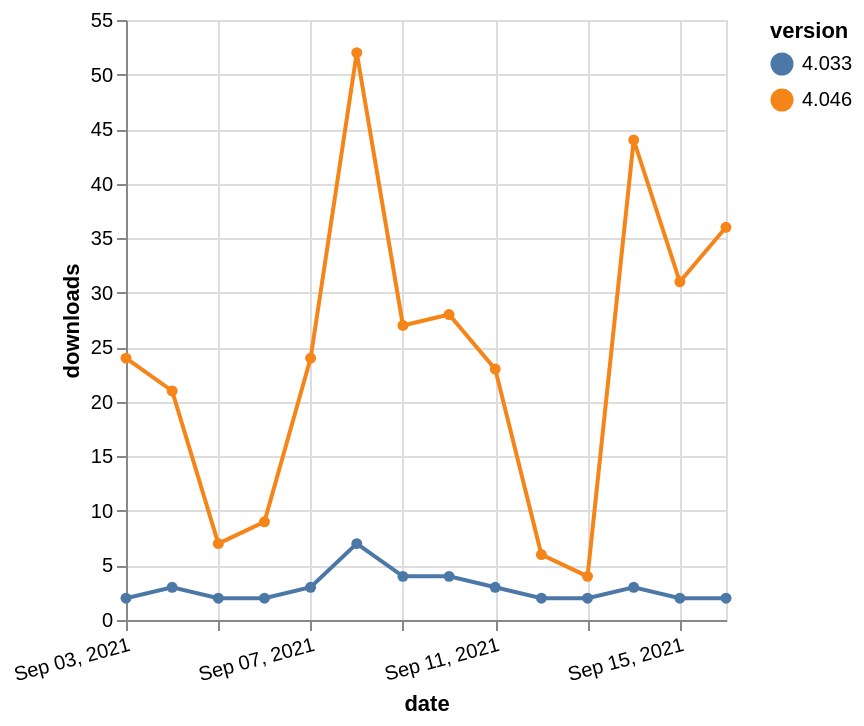

Describe this chart as a Vega-Lite specification.
### Vega-Lite specification from a JSON file in a GitHub repository (floating-point values rounded to 4 significant figures)
{"$schema": "https://vega.github.io/schema/vega-lite/v5.json", "description": "A simple bar chart with embedded data.", "data": {"values": [{"date": "2021-09-03", "total": 13182, "delta": 2, "version": "4.033"}, {"date": "2021-09-04", "total": 13185, "delta": 3, "version": "4.033"}, {"date": "2021-09-05", "total": 13187, "delta": 2, "version": "4.033"}, {"date": "2021-09-06", "total": 13189, "delta": 2, "version": "4.033"}, {"date": "2021-09-07", "total": 13192, "delta": 3, "version": "4.033"}, {"date": "2021-09-08", "total": 13199, "delta": 7, "version": "4.033"}, {"date": "2021-09-09", "total": 13203, "delta": 4, "version": "4.033"}, {"date": "2021-09-10", "total": 13207, "delta": 4, "version": "4.033"}, {"date": "2021-09-11", "total": 13210, "delta": 3, "version": "4.033"}, {"date": "2021-09-12", "total": 13212, "delta": 2, "version": "4.033"}, {"date": "2021-09-13", "total": 13214, "delta": 2, "version": "4.033"}, {"date": "2021-09-14", "total": 13217, "delta": 3, "version": "4.033"}, {"date": "2021-09-15", "total": 13219, "delta": 2, "version": "4.033"}, {"date": "2021-09-16", "total": 13221, "delta": 2, "version": "4.033"}, {"date": "2021-09-03", "total": 34240, "delta": 24, "version": "4.046"}, {"date": "2021-09-04", "total": 34261, "delta": 21, "version": "4.046"}, {"date": "2021-09-05", "total": 34268, "delta": 7, "version": "4.046"}, {"date": "2021-09-06", "total": 34277, "delta": 9, "version": "4.046"}, {"date": "2021-09-07", "total": 34301, "delta": 24, "version": "4.046"}, {"date": "2021-09-08", "total": 34353, "delta": 52, "version": "4.046"}, {"date": "2021-09-09", "total": 34380, "delta": 27, "version": "4.046"}, {"date": "2021-09-10", "total": 34408, "delta": 28, "version": "4.046"}, {"date": "2021-09-11", "total": 34431, "delta": 23, "version": "4.046"}, {"date": "2021-09-12", "total": 34437, "delta": 6, "version": "4.046"}, {"date": "2021-09-13", "total": 34441, "delta": 4, "version": "4.046"}, {"date": "2021-09-14", "total": 34485, "delta": 44, "version": "4.046"}, {"date": "2021-09-15", "total": 34516, "delta": 31, "version": "4.046"}, {"date": "2021-09-16", "total": 34552, "delta": 36, "version": "4.046"}]}, "width": "container", "mark": {"type": "line", "point": {"filled": true}}, "encoding": {"x": {"field": "date", "type": "temporal", "timeUnit": "yearmonthdate", "title": "date", "axis": {"labelAngle": -15}}, "y": {"field": "delta", "type": "quantitative", "title": "downloads"}, "color": {"field": "version", "type": "nominal"}, "tooltip": {"field": "delta"}}}
